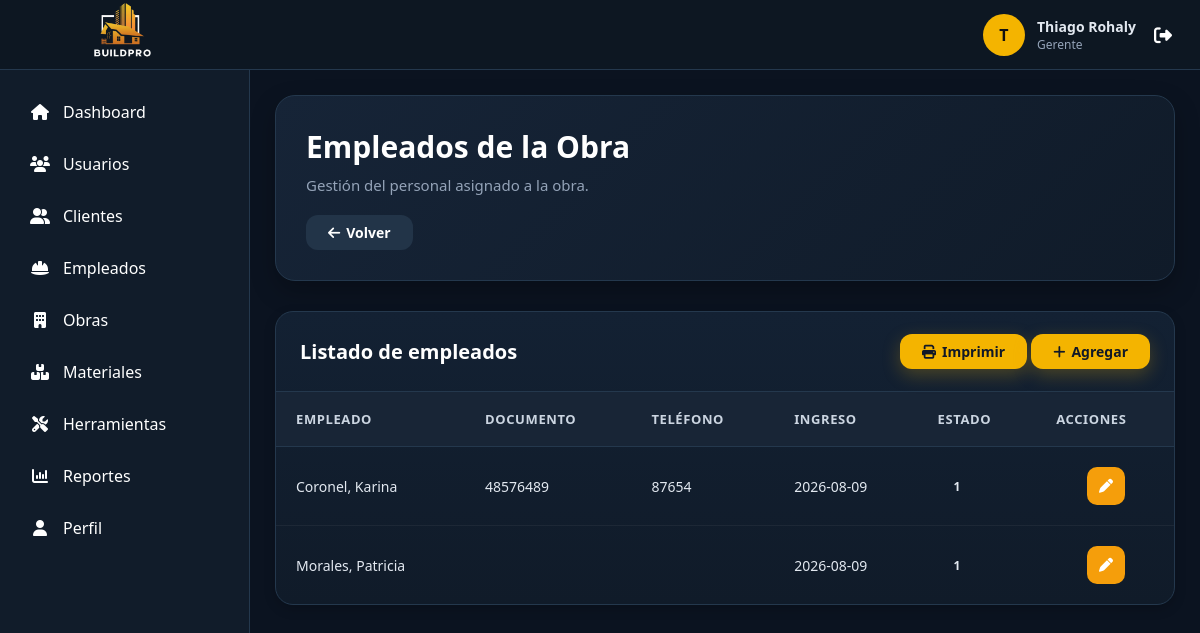
The page /controladores/EmpleadoObraController.php?accion=listar&id_obra=9 (signed in) on the database its author committed.
### tables this page shows
CREATE TABLE `empleado_obra` (
  `id_empleado_obra` int(11) NOT NULL,
  `id_usuario` int(11) NOT NULL,
  `id_obra` int(11) NOT NULL,
  `fecha_ingreso` date NOT NULL,
  `fecha_egreso` date DEFAULT NULL,
  `motivo_egreso` varchar(255) DEFAULT NULL,
  `observaciones` text DEFAULT NULL,
  `estado` tinyint(1) DEFAULT 1,
  `id_cargo` int(11) NOT NULL
);

CREATE TABLE `usuario` (
  `id_usuario` int(11) NOT NULL,
  `id_rol` int(11) NOT NULL,
  `nombre` varchar(100) NOT NULL,
  `apellido` varchar(100) NOT NULL,
  `documento` varchar(20) DEFAULT NULL,
  `correo` varchar(150) NOT NULL,
  `contraseña` varchar(255) NOT NULL,
  `telefono` varchar(20) DEFAULT NULL,
  `direccion` varchar(255) DEFAULT NULL,
  `salario` decimal(12,2) DEFAULT NULL,
  `fecha_registro` datetime DEFAULT current_timestamp(),
  `estado` tinyint(1) DEFAULT 1 COMMENT '1=Activo, 0=Inactivo'
);

### modelos/Conexion.php (called while the page is built)
<?php
class Conexion {
    private $host = "localhost";
    private $usuario = "root";
    private $password = "";
    private $baseDatos = "constructora";
    public function conectar(){
        try {
            $conexion = new PDO(
                "mysql:host=".$this->host.";dbname=".$this->baseDatos.";charset=utf8",
                $this->usuario,
                $this->password
            );
            $conexion->setAttribute(
                PDO::ATTR_ERRMODE,
                PDO::ERRMODE_EXCEPTION
            );
            return $conexion;
        } catch(PDOException $e){
            die("Error de conexión: ".$e->getMessage());
        }
    }
}
?>

### modelos/EmpleadoObra.php (called while the page is built, shortened)
<?php
require_once "Conexion.php";
class EmpleadoObra
{
    private $conexion;
    public function __construct()
    {
        $db = new Conexion();
        $this->conexion = $db->conectar();
    }
    public function obtenerPorObra($id_obra)
    {
        $sql = "SELECT
                    eo.*,
                    u.nombre,
                    u.apellido,
                    u.documento,
                    u.telefono
                FROM empleado_obra eo
                INNER JOIN usuario u
                    ON eo.id_usuario = u.id_usuario
                INNER JOIN roles r
                    ON u.id_rol = r.id_rol
                WHERE eo.id_obra = ?
                AND r.nombre_rol = 'Empleado'
                ORDER BY eo.estado DESC,
                         u.apellido ASC,
                         u.nombre ASC";
        $stmt = $this->conexion->prepare($sql);
        $stmt->execute([$id_obra]);
        return $stmt->fetchAll(PDO::FETCH_ASSOC);
    }
}

### vistas/obras/empleados/index.php (the view, shortened to what this page needs)
<?php
require_once __DIR__ . "/../../../layouts/header.php";
require_once __DIR__ . "/../../../layouts/sidebar.php";
?>
<main class="content">
    <div class="page-header">
        <div>
            <h1 class="page-title">
                Empleados de la Obra
            </h1>
            <p>
                Gestión del personal asignado a la obra.
            </p>
        </div>
        <a
            href="/empresa_constructora/vistas/obras/ver.php?id=<?= $_GET["id_obra"] ?>"
            class="btn btn-secondary">
            <i class="fa-solid fa-arrow-left"></i>
            Volver
        </a>
    </div>
    <div class="table-container">
        <div class="table-header">
            <h2>
                Listado de empleados
            </h2>
            <div>
                <button
                    onclick="window.print()"
                    class="btn btn-primary">
                    <i class="fa-solid fa-print"></i>
                    Imprimir
                </button>
                <a
                    href="/empresa_constructora/controladores/EmpleadoObraController.php?accion=crear&id_obra=<?= $_GET["id_obra"] ?>"
                    class="btn btn-primary">
                    <i class="fa-solid fa-plus"></i>
                    Agregar
                </a>
            </div>
        </div>
        <?php if (count($empleados) > 0) { ?>
            <table class="table">
                <thead>
                    <tr>
                        <th>
                            Empleado
                        </th>
                        <th>
                            Documento
                        </th>
                        <th>
                            Teléfono
                        </th>
                        <th>
                            Ingreso
                        </th>
                        <th>
                            Estado
                        </th>
                        <th class="no-print">
                            Acciones
                        </th>
                    </tr>
                </thead>
                <tbody>
                    <?php foreach ($empleados as $empleado): ?>
                        <tr>
                            <td>
                                <?= htmlspecialchars($empleado["apellido"]) ?>,
                                <?= htmlspecialchars($empleado["nombre"]) ?>
                            </td>
                            <td>
                                <?= htmlspecialchars($empleado["documento"]) ?>
                            </td>
                            <td>
                                <?= htmlspecialchars($empleado["telefono"]) ?>
                            </td>
                            <td>
                                <?= htmlspecialchars($empleado["fecha_ingreso"]) ?>
                            </td>
                            <td>
                                <span class="badge">
                                    <?= htmlspecialchars($empleado["estado"]) ?>
                                </span>
                            </td>
                            <td>
                                <div class="table-actions">
                                    <a
                                        href="editar.php?id=<?= $empleado["id_empleado_obra"] ?>"
                                        class="btn btn-warning">
                                        <i class="fa-solid fa-pen"></i>
                                    </a>
                                </div>
                            </td>
                        </tr>
                    <?php endforeach; ?>
                </tbody>
            </table>
        <?php } ?>
    </div>
</main>
<?php require_once __DIR__ . "/../../../layouts/footer.php"; ?>

### assets/css/layout.css (style rules this page uses)
:root { --bg:#070d14; --surface:#111e2b; --surface-light:#182838; --surface-hover:#223448; --primary:#ffb703; --primary-hover:#fb8500; --text:#ffffff; --text-secondary:#94a3b8; --border:rgba(255,255,255,.08); --sidebar-width:250px; --navbar-height:70px; --radius:14px; --shadow: 0 8px 30px rgba(0,0,0,.25); }
* { margin:0; padding:0; box-sizing:border-box; font-family:"Segoe UI",sans-serif; }
html, body { width:100%; min-height:100%; overflow-x:hidden; }
body { background:var(--bg); color:var(--text); }
.content { margin-left:var(--sidebar-width); margin-top:var(--navbar-height); min-height:calc(100vh - var(--navbar-height)); padding:30px; background:var(--bg); }
.page-title { margin-bottom:25px; }
@media (max-width:1200px) { .content { padding:25px; } }
.content { transition: margin-left .30s ease, width .30s ease, padding .30s ease; }
table { width:100%; }
button, input, select, textarea { font:inherit; }
a { color:inherit; }

### assets/css/components.css (style rules this page uses)
:root { --bg: #0b1320; --surface: #111c2a; --surface-light: #182536; --surface-hover: #1d2d42; --border: #24384d; --primary: #f4b400; --primary-hover: #df9f00; --success: #22c55e; --danger: #ef4444; --warning: #f59e0b; --info: #3b82f6; --white: #ffffff; --text: #e2e8f0; --text-secondary: #94a3b8; --radius: 18px; --shadow-sm: 0 4px 12px rgba(0, 0, 0, 0.18); --shadow-md: 0 10px 25px rgba(0, 0, 0, 0.25); --shadow-lg: 0 18px 45px rgba(0, 0, 0, 0.35); }
* { margin: 0; padding: 0; box-sizing: border-box; }
body { background: var(--bg); color: var(--text); font-family: "Poppins", sans-serif; }
.btn { display: inline-flex; align-items: center; justify-content: center; gap: 10px; height: 35px; padding: 0 22px; border: none; border-radius: 12px; cursor: pointer; text-decoration: none; font-size: 14px; font-weight: 600; transition: 0.25s; }
.btn-primary { background: var(--primary); color: #111827; box-shadow: 0 6px 18px rgba(244, 180, 0, 0.25); }
.btn-warning { background: var(--warning); color: white; }
.btn-secondary { background: #223448; color: white; }
.table-container { margin-top: 30px; background: linear-gradient(180deg, #132133, #101b29); border: 1px solid var(--border); border-radius: 18px; overflow: hidden; box-shadow: var(--shadow-sm); }
.table-header { display: flex; justify-content: space-between; align-items: center; padding: 22px 24px; border-bottom: 1px solid var(--border); }
.table-header h2 { font-size: 20px; color: white; font-weight: 600; }
.table { width: 100%; border-collapse: collapse; }
.table thead { background: #182536; }
.table th { padding: 18px 20px; text-align: left; color: #cbd5e1; font-size: 13px; font-weight: 600; letter-spacing: 0.6px; text-transform: uppercase; border-bottom: 1px solid var(--border); }
.table td { padding: 18px 20px; border-bottom: 1px solid rgba(255, 255, 255, 0.05); font-size: 14px; color: var(--text); }
.table tbody tr { transition: 0.25s; }
.table tbody tr:last-child td { border-bottom: none; }
.table-actions { display: flex; align-items: center; justify-content: center; gap: 8px; white-space: nowrap; }
.table-actions .btn { width: 38px; height: 38px; padding: 0; border-radius: 10px; }
.badge { display: inline-flex; align-items: center; justify-content: center; padding: 8px 16px; border-radius: 30px; font-size: 12px; font-weight: 700; letter-spacing: 0.4px; }
.page-header { display: flex; justify-content: space-between; align-items: center; gap: 20px; margin-bottom: 30px; padding: 30px; background: linear-gradient(135deg, #162437, #101b29); border: 1px solid var(--border); border-radius: 20px; box-shadow: var(--shadow-md); }
.page-header h1 { color: white; font-size: 30px; font-weight: 700; margin-bottom: 8px; }
.page-header p { color: var(--text-secondary); font-size: 15px; }
@media (max-width: 1200px) { .page-header { flex-direction: column; align-items: flex-start; } }
.table-container { width: 100%; overflow-x: auto; }
.table { min-width: 900px; }
.table td:last-child { white-space: nowrap; }
.table td:last-child .btn { display: inline-flex; align-items: center; justify-content: center; margin: 2px; }
.btn { display: inline-flex; align-items: center; justify-content: center; gap: 6px; white-space: nowrap; }

### rows shown on the page
empleado_obra: id_usuario.apellido "Coronel", id_usuario.nombre "Karina", id_usuario.documento "48576489", id_usuario.telefono "87654", fecha_ingreso "2026-08-09", estado "1"
empleado_obra: id_usuario.apellido "Morales", id_usuario.nombre "Patricia", fecha_ingreso "2026-08-09", estado "1"

### other values the page prints
substr($_SESSION['usuario']['nombre'],0,1) "T"
$_SESSION['usuario']['nombre'] "Thiago"
$_SESSION['usuario']['apellido'] "Rohaly"
$_SESSION['usuario']['rol'] "Gerente"
$item[1] "Dashboard"
$item[1] "Usuarios"
$item[1] "Clientes"
$item[1] "Empleados"
$item[1] "Obras"
$item[1] "Materiales"
$item[1] "Herramientas"
$item[1] "Reportes"
$item[1] "Perfil"
